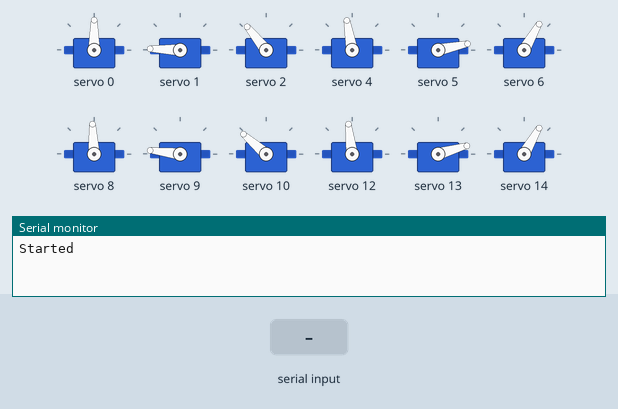
Recording of a sketch running on a simulated Arduino Nano, built with avr-gcc and run on an emulated ATmega328P. Parts: 12 × servo, the last lines printed to the serial monitor. The test bench sets the inputs (shaded band).

Above: at 2.2 s.
2.3 s: "w90\n" received over Serial
At 2.48 s:
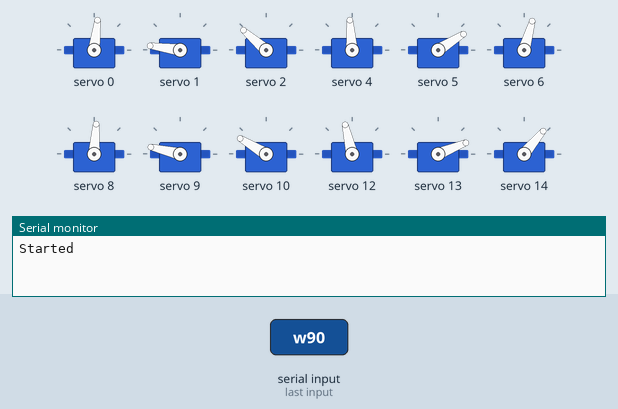
At 4.92 s:
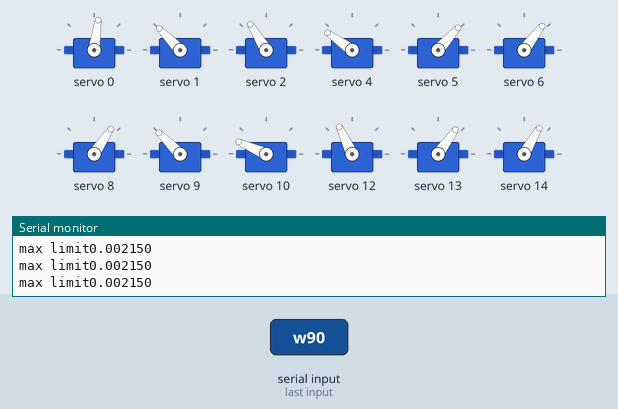
5.3 s: "l" received over Serial
8.3 s: "r" received over Serial
11.3 s: "s90\n" received over Serial
At 11.48 s:
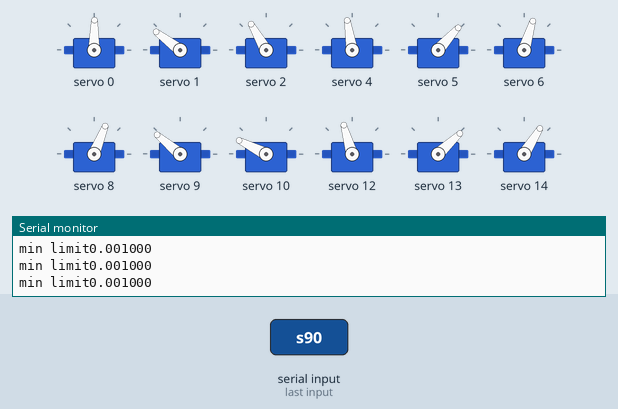
Timing chart, 0 to 14.3 s (numbered marks = the images above; inputs shaded):
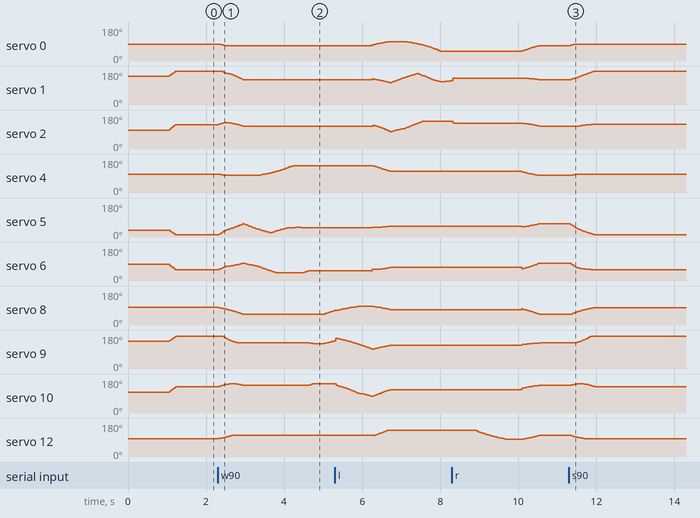

The sketch:

firmware_pca9685.ino
```cpp
#include <Wire.h>
#include <Adafruit_PWMServoDriver.h>

#ifdef CALIBRATION
#include "Calibration.h"
#endif

#define SERVO_FREQ 50       // Analog servos run at ~50 Hz updates

Adafruit_PWMServoDriver pwm = Adafruit_PWMServoDriver();

#define OSC_FREQ 26660574   // measured using arduino nano with pulseIn

// TODO: maybe replace classes with functions instead, to save on memory

#ifdef CALIBRATION
Calibration calibration = Calibration(&pwm);
#endif

#define LENGTH_FEMUR 59.0
#define LENGTH_TIBIA 122.0

#include "RobotServo.h"
#include "RobotLeg.h"
#include "Quadruped.h"

RobotServo servoRL_HIP = RobotServo(&pwm, RL_HIP, -45, 1, 0.001000, 0.001950, -45, 45);
RobotServo servoRL_THIGH = RobotServo(&pwm, RL_THIGH, 0, 1, 0.001100, 0.002450, -38, 90);
RobotServo servoRL_KNEE = RobotServo(&pwm, RL_KNEE, 90, -1, 0.000700, 0.002050, -90, 38);
RobotLeg legRL = RobotLeg(
                   LENGTH_FEMUR, LENGTH_TIBIA, -1, -1,
                   &servoRL_HIP,
                   &servoRL_THIGH,
                   &servoRL_KNEE
                 );

RobotServo servoRR_HIP = RobotServo(&pwm, RR_HIP, 45, -1, 0.001100, 0.002050, -45, 45);
RobotServo servoRR_THIGH = RobotServo(&pwm, RR_THIGH, 0, -1, 0.000600, 0.001950, -90, 38);
RobotServo servoRR_KNEE = RobotServo(&pwm, RR_KNEE, -90, 1, 0.001000, 0.002350, -38, 90);
RobotLeg legRR = RobotLeg(
                   LENGTH_FEMUR, LENGTH_TIBIA, 1, -1,
                   &servoRR_HIP,
                   &servoRR_THIGH,
                   &servoRR_KNEE
                 );

RobotServo servoFR_HIP = RobotServo(&pwm, FR_HIP, -45, 1, 0.001050, 0.001950, -45, 45);
RobotServo servoFR_THIGH = RobotServo(&pwm, FR_THIGH, 0, 1, 0.001050, 0.002400, -38, 90);
RobotServo servoFR_KNEE = RobotServo(&pwm, FR_KNEE, 90, -1, 0.000800, 0.002150, -90, 38);
RobotLeg legFR = RobotLeg(
                   LENGTH_FEMUR, LENGTH_TIBIA, 1, 1,
                   &servoFR_HIP,
                   &servoFR_THIGH,
                   &servoFR_KNEE
                 );

RobotServo servoFL_HIP = RobotServo(&pwm, FL_HIP, 45, -1, 0.001100, 0.002000, -45, 45);
RobotServo servoFL_THIGH = RobotServo(&pwm, FL_THIGH, 0, -1, 0.000650, 0.001950, -90, 38);
RobotServo servoFL_KNEE = RobotServo(&pwm, FL_KNEE, -90, 1, 0.001000, 0.002350, -38, 90);
RobotLeg legFL = RobotLeg(
                   LENGTH_FEMUR, LENGTH_TIBIA, -1, 1,
                   &servoFL_HIP,
                   &servoFL_THIGH,
                   &servoFL_KNEE
                 );

Quadruped quadruped = Quadruped(&legRL, &legRR, &legFR, &legFL);

unsigned long lastMillis = 0;

void setup() {
  Serial.begin(9600);
  Serial.println("Started");

  pwm.begin();
  pwm.setOscillatorFrequency(OSC_FREQ);
  pwm.setPWMFreq(SERVO_FREQ);  // Analog servos run at ~50 Hz updates

  delay(10);

  quadruped.initialise();

  lastMillis = millis();
}

void loop() {

#ifdef CALIBRATION
  calibration.processCommand();
#else

  unsigned long currentMillis = millis();
  unsigned long elapsedMillis = currentMillis - lastMillis;
  lastMillis = currentMillis;
  //Serial.println(elapsedMillis);

  if (Serial.available()) {
    int s = Serial.read();
    //Serial.println(s);
    if (s == 's') {
      quadruped.startup();
    }
    if (s == 'k') {
      quadruped.kinematics();
    }
    if (s == 'w') {
      quadruped.walk();
    }
    if (s == 'u') {
      quadruped.alterOffsets(0, 0, -10);
    }
    if (s == 'd') {
      quadruped.alterOffsets(0, 0, 10);
    }
    if (s == 'l') {
      quadruped.alterOffsets(10, 0, 0);
    }
    if (s == 'r') {
      quadruped.alterOffsets(-10, 0, 0);
    }
    if (s == 'f') {
      quadruped.alterOffsets(0, -10, 0);
    }
    if (s == 'b') {
      quadruped.alterOffsets(0, 10, 0);
    }
  }

  quadruped.updateQuadruped(elapsedMillis);

#endif
}
```

Calibration.cpp
```cpp
#include "Calibration.h"

Calibration::Calibration(Adafruit_PWMServoDriver *pwm) {
  this->pwm = pwm;
  for (int i = 0; i < NUMBER_OF_SERVOS; i++) {
    this->servoMin[i] = DEFAULT_SERVO_MIN;
    this->servoMax[i] = DEFAULT_SERVO_MAX;
  }
}

Calibration::~Calibration() {

}

void Calibration::processCommand() {
  if (Serial.available()) {
    this->readCommand();
    switch (commandBuffer[0]) {
      case 'i':
        this->info();
        break;
      case 's':
        this->setServo();
        break;
      case 'n':
        this->setMin();
        break;
      case 'x':
        this->setMax();
        break;
      case 't':
        this->test();
        break;
      case 'g':
        this->goDegrees();
        break;
      case 'p':
        this->goPulse();
        break;
      default:
        Serial.println("servo s<n>, min n<n>, max x<n>, test t, go g<n>, pwm p<n>, info i");
        this->displayCommand();
        break;
    }
  }
}

void Calibration::readCommand() {
  int i = 0;
  int s;
  while ((s = Serial.read()) != LINE_FEED) {
    if (s != -1) {
      commandBuffer[i] = s;
      i++;
    }
  }
  commandBuffer[i] = 10;
}

void Calibration::displayCommand() {
  for (int i = 0; i < COMMAND_BUFFER_SIZE; i++) {
    if (commandBuffer[i] == LINE_FEED) {
      break;
    }
    Serial.print((char)commandBuffer[i]);
  }
  Serial.println();
}

int Calibration::readInt(int start) {
  int number = 0;
  for (int i = start; i < COMMAND_BUFFER_SIZE; i++) {
    if (commandBuffer[i] == LINE_FEED) {
      break;
    }
    number = number * 10;
    number += (commandBuffer[i]-48);
  }
  return number;
}

void Calibration::info() {
  Serial.print("servo:");
  Serial.println(this->currentServo);
  Serial.print("min:");
  Serial.println(this->servoMin[this->currentServo], 6);
  Serial.print("max:");
  Serial.println(this->servoMax[this->currentServo], 6);
}

void Calibration::setServo() {
  Serial.print("Set Servo: ");
  int number = readInt(1);
  if (number > 15) {
    number = 15;
  }
  this->currentServo = number;
  Serial.println(number);
}

void Calibration::setMin() {
  Serial.print("Set Min: ");
  int number = readInt(1);
  this->servoMin[this->currentServo] = number / 1000000.0;
  Serial.println(number);
  Serial.println(this->servoMin[this->currentServo], 6);
}

void Calibration::setMax() {
  Serial.print("Set Max: ");
  int number = readInt(1);
  this->servoMax[this->currentServo] = number / 1000000.0;
  Serial.println(number);
  Serial.println(this->servoMax[this->currentServo], 6);
}

void Calibration::test() {
  Serial.println("test");
  pwm->setPWM(this->currentServo, 0, this->degToPulse(0, this->servoMin[this->currentServo], this->servoMax[this->currentServo]));
  delay(250);
  for (int deg = 0; deg <= 180; deg += 10) {
    pwm->setPWM(this->currentServo, 0, this->degToPulse(deg, this->servoMin[this->currentServo], this->servoMax[this->currentServo]));
    Serial.println(deg);
    delay(20);
  }
  Serial.println("done");
}

void Calibration::goDegrees() {
  Serial.print("Go: ");
  int deg = readInt(1);
  Serial.println(deg);
  pwm->setPWM(this->currentServo, 0, this->degToPulse(deg, this->servoMin[this->currentServo], this->servoMax[this->currentServo]));
  Serial.println("done");
}

void Calibration::goPulse() {
  Serial.print("PWM: ");
  double pulse = readInt(1);
  Serial.println(pulse);
  pulse = pulse / 1000000.0;
  Serial.println(pulse, 6);
  pulse = pulse / ( 0.02 / 4096 );
  Serial.println(pulse);
  pwm->setPWM(this->currentServo, 0, pulse);
  Serial.println("done");
}

int Calibration::degToPulse(int deg, double minimum, double maximum) {
  double lo = minimum / ( SERVO_CYCLE / SERVO_STEP );
  double hi = maximum / ( SERVO_CYCLE / SERVO_STEP );
  return map(deg, 0, 180, lo, hi);
}
```

Calibration.h
```cpp
#ifndef CALIBRATION_H
#define CALIBRATION_H

#include <Arduino.h>
#include <Adafruit_PWMServoDriver.h>

#define SERVO_CYCLE 0.02    // 50Hz is 0.02s cycle
#define SERVO_STEP 4096     // 4096 descrete steps

#define DEFAULT_SERVO_MIN 0.000900 //  900us
#define DEFAULT_SERVO_MAX 0.002100 // 2100us

#define NUMBER_OF_SERVOS 16
#define COMMAND_BUFFER_SIZE 15
#define LINE_FEED 10

class Calibration {
  private:
    Adafruit_PWMServoDriver *pwm;
    int currentServo = 0;
    double servoMin[NUMBER_OF_SERVOS];
    double servoMax[NUMBER_OF_SERVOS];
    int commandBuffer[COMMAND_BUFFER_SIZE];
  public:
    Calibration(Adafruit_PWMServoDriver *pwm);
    void processCommand();
    void readCommand();
    void displayCommand();
    void info();
    void setServo();
    void setMin();
    void setMax();
    void test();
    void goDegrees();
    void goPulse();
    int readInt(int start);
    int degToPulse(int deg, double minimum, double maximum);
    ~Calibration();
};

#endif
```

Quadruped.cpp
```cpp
#include "Quadruped.h"

// TODO: allow commands for walk, etc...

double position_startup[][4][3] = {{
    { -80, -80, 0},
    {80, -80, 0},
    {80, 80, 0},
    { -80, 80, 0}
}};
double position_stand[][4][3] = {{
    {-WALK_X, -(WALK_STEP_B / 2) - WALK_STEP_F, WALK_FLOOR},
    {WALK_X, -WALK_STEP_B, WALK_FLOOR},
    {WALK_X, WALK_STEP_F, WALK_FLOOR},
    {-WALK_X, (WALK_STEP_B / 2) - WALK_STEP_F, WALK_FLOOR}
  }
};
double move_leg[][3] = {
  {0, 0, WALK_HEIGHT}, // raise
  {0, WALK_STEP_B, 0}, // move
  {0, 0, -WALK_HEIGHT}, // lower
};
double move_body[][3] = {
  {0, -WALK_STEP_B / 2, 0}, // forward
};

Quadruped::Quadruped(RobotLeg *legRL, RobotLeg *legRR, RobotLeg *legFR, RobotLeg *legFL) {
  this->legRL = legRL;
  this->legRR = legRR;
  this->legFR = legFR;
  this->legFL = legFL;
  this->startup();
}

Quadruped::~Quadruped() {

}

void Quadruped::initialise() {
  legRL->moveLeg(-100, -100, 0);
  legRR->moveLeg(100, -100, 0);
  legFR->moveLeg(100, 100, 0);
  legFL->moveLeg(-100, 100, 0);
  legRL->setAbsoluteTarget(-100, -100, 0);
  legRR->setAbsoluteTarget(100, -100, 0);
  legFR->setAbsoluteTarget(100, 100, 0);
  legFL->setAbsoluteTarget(-100, 100, 0);

  delay(1000);
}

void Quadruped::updateQuadruped(double elapsedMillis) {
  switch (currentState) {
    case state_startup:
      moveAbsolutes(elapsedMillis, position_startup, sizeof(position_startup) / sizeof(position_startup[0]), state_waiting);
      break;
    case state_kinematics:
      legRL->updateLeg(elapsedMillis);
      legRR->updateLeg(elapsedMillis);
      legFR->updateLeg(elapsedMillis);
      legFL->updateLeg(elapsedMillis);
      break;
    case state_stand:
      moveAbsolutes(elapsedMillis, position_stand, sizeof(position_stand) / sizeof(position_stand[0]), state_walk_rear_right);
      break;
    case state_walk_rear_right:
      moveRelative(elapsedMillis, this->legRR, move_leg, sizeof(move_leg) / sizeof(move_leg[0]), state_walk_front_right);
      break;
    case state_walk_front_right:
      moveRelative(elapsedMillis, this->legFR, move_leg, sizeof(move_leg) / sizeof(move_leg[0]), state_walk_body_right);
      break;
    case state_walk_body_right:
      moveRelatives(elapsedMillis, move_body, sizeof(move_body) / sizeof(move_body[0]), state_walk_rear_left);
      break;
    case state_walk_rear_left:
      moveRelative(elapsedMillis, this->legRL, move_leg, sizeof(move_leg) / sizeof(move_leg[0]), state_walk_front_left);
      break;
    case state_walk_front_left:
      this->moveRelative(elapsedMillis, this->legFL, move_leg, sizeof(move_leg) / sizeof(move_leg[0]), state_walk_body_left);
      break;
    case state_walk_body_left:
      moveRelatives(elapsedMillis, move_body, sizeof(move_body) / sizeof(move_body[0]), state_waiting);
      break;
    case state_waiting:
      // nothing yet
      break;
  }
}

void Quadruped::moveAbsolutes(double elapsedMillis, double cycle[][4][3], int steps, State nextState) {
  if (!legRL->isMoving() && !legRR->isMoving() && !legFR->isMoving() && !legFL->isMoving()) {
    // get next
    currentStep++;
    if (currentStep >= steps) {
      // no more steps, stop
      currentStep = -1;
      currentState = nextState;
    } else {
      // set next target
      legRL->setAbsoluteTarget(cycle[currentStep][RL_LEG][0], cycle[currentStep][RL_LEG][1], cycle[currentStep][RL_LEG][2]);
      legRR->setAbsoluteTarget(cycle[currentStep][RR_LEG][0], cycle[currentStep][RR_LEG][1], cycle[currentStep][RR_LEG][2]);
      legFR->setAbsoluteTarget(cycle[currentStep][FR_LEG][0], cycle[currentStep][FR_LEG][1], cycle[currentStep][FR_LEG][2]);
      legFL->setAbsoluteTarget(cycle[currentStep][FL_LEG][0], cycle[currentStep][FL_LEG][1], cycle[currentStep][FL_LEG][2]);
    }
  } else {
    // still need to move
    legRL->updateLeg(elapsedMillis);
    legRR->updateLeg(elapsedMillis);
    legFR->updateLeg(elapsedMillis);
    legFL->updateLeg(elapsedMillis);
  }
}

void Quadruped::moveRelatives(double elapsedMillis, double cycle[][3], int steps, State nextState) {
  if (!legRL->isMoving() && !legRR->isMoving() && !legFR->isMoving() && !legFL->isMoving()) {
    // get next
    currentStep++;
    if (currentStep >= steps) {
      // no more steps, stop
      currentStep = -1;
      currentState = nextState;
    } else {
      // set next target
      legRR->setRelativeTarget(cycle[currentStep][0], cycle[currentStep][1], cycle[currentStep][2]);
      legRL->setRelativeTarget(cycle[currentStep][0], cycle[currentStep][1], cycle[currentStep][2]);
      legFL->setRelativeTarget(cycle[currentStep][0], cycle[currentStep][1], cycle[currentStep][2]);
      legFR->setRelativeTarget(cycle[currentStep][0], cycle[currentStep][1], cycle[currentStep][2]);
    }
  } else {
    // still need to move
    legRR->updateLeg(elapsedMillis);
    legRL->updateLeg(elapsedMillis);
    legFL->updateLeg(elapsedMillis);
    legFR->updateLeg(elapsedMillis);
  }
}

void Quadruped::moveRelative(double elapsedMillis, RobotLeg *leg, double cycle[][3], int steps, State nextState) {
  if (!leg->isMoving()) {
    // get next
    currentStep++;
    if (currentStep >= steps) {
      // no more steps, stop
      currentStep = -1;
      currentState = nextState;
    } else {
      // set next target
      leg->setRelativeTarget(cycle[currentStep][0], cycle[currentStep][1], cycle[currentStep][2]);
    }
  } else {
    // still need to move
    leg->updateLeg(elapsedMillis);
  }
}

void Quadruped::walk() {
  currentStep = -1;
  currentState = state_stand;
}

void Quadruped::kinematics() {
  currentStep = -1;
  currentState = state_kinematics;
}

void Quadruped::startup() {
  currentStep = -1;
  currentState = state_startup;
}

void Quadruped::alterOffsets(double x, double y, double z) {
  offsetX += x;
  offsetY += y;
  offsetZ += z;
  legRL->setOffset(-offsetX, -offsetY, offsetZ);
  legRR->setOffset(offsetX, -offsetY, offsetZ);
  legFR->setOffset(offsetX, offsetY, offsetZ);
  legFL->setOffset(-offsetX, offsetY, offsetZ);
}
```

Quadruped.h
```cpp
#ifndef QUADRUPED_H
#define QUADRUPED_H

#include <Arduino.h>
#include "RobotLeg.h"

#define RL_LEG 0
#define RL_HIP 0
#define RL_THIGH 1
#define RL_KNEE 2

#define RR_LEG 1
#define RR_HIP 4
#define RR_THIGH 5
#define RR_KNEE 6

#define FR_LEG 2
#define FR_HIP 8
#define FR_THIGH 9
#define FR_KNEE 10

#define FL_LEG 3
#define FL_HIP 12
#define FL_THIGH 13
#define FL_KNEE 14

#define WALK_X 80
#define WALK_STEP_F 10
#define WALK_STEP_B 100
#define WALK_FLOOR -70
#define WALK_HEIGHT 40

enum State {
  state_startup,
  state_kinematics,
  state_waiting,

  state_stand,
  state_walk_rear_right,
  state_walk_front_right,
  state_walk_body_right,
  state_walk_rear_left,
  state_walk_front_left,
  state_walk_body_left,
};

class Quadruped {
  private:
    RobotLeg *legRL;
    RobotLeg *legRR;
    RobotLeg *legFR;
    RobotLeg *legFL;
    double offsetX;
    double offsetY;
    double offsetZ;
    State currentState;
    int currentStep;
    void moveAbsolutes(double elapsedMillis, double cycle[][4][3], int steps, State nextState);
    void moveRelatives(double elapsedMillis, double cycle[][3], int steps, State nextState);
    void moveRelative(double elapsedMillis, RobotLeg *leg, double cycle[][3], int steps, State nextState);
  public:
    Quadruped(RobotLeg *legRL, RobotLeg *legRR, RobotLeg *legFR, RobotLeg *legFL);
    ~Quadruped();
    void initialise();
    void updateQuadruped(double elapsedMillis);
    void startup();
    void kinematics();
    void walk();
    void alterOffsets(double x, double y, double z);
};

#endif
```

RobotLeg.h
```cpp
#ifndef ROBOTLEG_H
#define ROBOTLEG_H

#include <Arduino.h>
#include "RobotServo.h"

class RobotLeg {
  private:
    double lengthFemur;
    double lengthTibia;
    double currentX;
    double currentY;
    double currentZ;
    double targetX;
    double targetY;
    double targetZ;
    double offsetX;
    double offsetY;
    double offsetZ;
    double dirX;
    double dirY;
    RobotServo *hip;
    RobotServo *thigh;
    RobotServo *knee;
    void solve3DOF(double tx, double ty, double tz);
    void solve2DOF(double tx, double ty);
    double radToDeg(double rad);
    double updateLegCoord(double distance, double current, double target);
    void setPosition(double x, double y, double z);
  public:
    RobotLeg(double lengthFemur, double lengthTibia, double dirX, double dirY, RobotServo *hip, RobotServo *thigh, RobotServo *knee);
    ~RobotLeg();
    void moveLeg(double x, double y, double z);
    void setAbsoluteTarget(double x, double y, double z);
    void setRelativeTarget(double x, double y, double z);
    void setOffset(double x, double y, double z);
    void updateLeg(double elapsedMillis);
    bool isMoving();
};

#endif
```

RobotServo.h
```cpp
#ifndef ROBOTSERVO_H
#define ROBOTSERVO_H

#include <Arduino.h>
#include <Adafruit_PWMServoDriver.h>

class RobotServo {
  private:
    Adafruit_PWMServoDriver *pwm;
    int servoNumber;
    double offset;
    double dir;
    double minPulse;
    double maxPulse;
    double minAngle;
    double maxAngle;
  public:
    RobotServo(Adafruit_PWMServoDriver *pwm, int servoNumber, double offset, double dir, double minPulse, double maxPulse, double minAngle, double maxAngle);
    ~RobotServo();
    void pulse(double pulseLength);
    void angle(double angleDegrees);
    double doubleMap(double x, double in_min, double in_max, double out_min, double out_max);
};

#endif
```

Source omitted: RobotLeg.cpp (3733 bytes), RobotServo.cpp (1484 bytes)

Measured:
- after the input at 2.3 s, servo 0: 90° → 82° at once; servo 2: rises from 129° to 141° in 0.16 s, then falls to 121° in 0.46 s; servo 12: moves from 97° to 115° over 0.35 s, starting at once; servo 13: moves from 16° to 54° over 0.54 s, starting after 0.12 s
- after the input at 11.3 s, servo 0: 82° → 90° at once; servo 1: moves from 134° to 178° over 0.60 s, starting at once; servo 4: 93° → 100° after 0.05 s; servo 5: moves from 71° to 13° over 0.60 s, starting at once; servo 6: moves from 95° to 60° over 0.53 s, starting at once
- by itself, servo 1: rises from 129° to 143° in 0.03 s, then falls to 134° in 2.2 s
